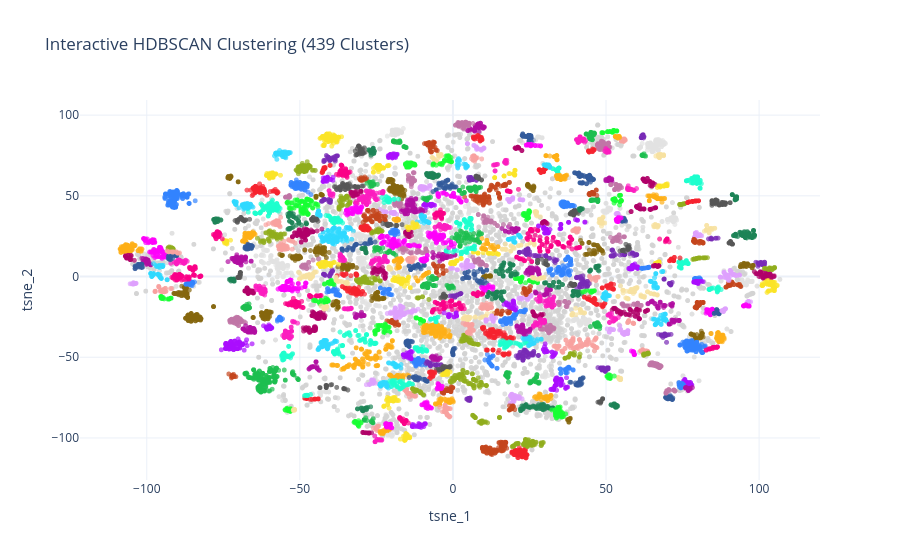

Write notebook code for a chart like this one.
### Markdown cell above
Let's make it interactive! :DDD

### Code cell
import plotly.express as px

# 1. Prepare a discrete color map for clusters
# This ensures -1 (noise) is always grey, and others use a distinct palette
unique_clusters = sorted(df['HDBSCAN_Cluster'].unique())
n_clusters = len(unique_clusters) - (1 if -1 in unique_clusters else 0)
colors = px.colors.qualitative.Alphabet # High-contrast discrete palette

color_map = {str(c): "lightgrey" if c == -1 else colors[i % len(colors)]
             for i, c in enumerate(unique_clusters)}

# 2. Create the interactive scatter plot
fig = px.scatter(
    df,
    x='tsne_1',
    y='tsne_2',
    color=df['HDBSCAN_Cluster'].astype(str), # Cast to string for discrete colors
    color_discrete_map=color_map,
    hover_data=['Source', 'Canonical_SMILES'], # Shows these on hover
    title=f'Interactive HDBSCAN Clustering ({n_clusters} Clusters)',
    labels={'color': 'Cluster ID'},
    template='plotly_white',
    opacity=0.7
)

# 3. Remove the legend as requested
fig.update_layout(showlegend=False)

# 4. Refine marker size and plot dimensions
fig.update_traces(marker=dict(size=5))
fig.show()
